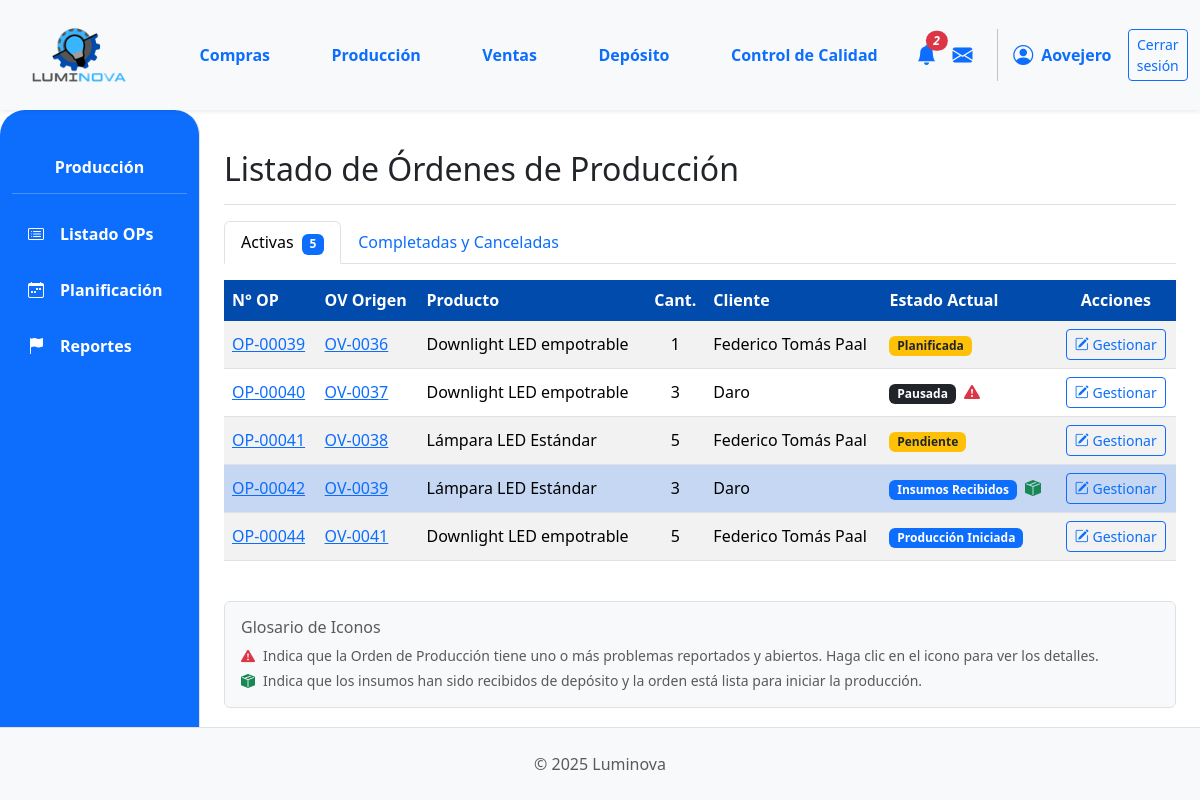
Screenshot of /produccion/ (signed in) with the database file from the repository.
### App_LUMINOVA/models.py (models this page shows, shortened)
class OrdenProduccion(models.Model):
    numero_op = models.CharField(
        max_length=20, unique=True, verbose_name="N° Orden de Producción"
    )
    orden_venta_origen = models.ForeignKey(
        OrdenVenta,
        on_delete=models.SET_NULL,
        null=True,
        blank=True,
        related_name="ops_generadas",
    )
    producto_a_producir = models.ForeignKey(
        ProductoTerminado, on_delete=models.PROTECT, related_name="ordenes_produccion"
    )
    cantidad_a_producir = models.PositiveIntegerField()
    estado_op = models.ForeignKey(
        EstadoOrden,
        on_delete=models.SET_NULL,
        null=True,
        blank=True,
        related_name="ops_estado",
    )
    fecha_solicitud = models.DateTimeField(default=timezone.now)
    fecha_inicio_real = models.DateTimeField(null=True, blank=True)
    fecha_inicio_planificada = models.DateField(
        null=True, blank=True
    )
    fecha_fin_real = models.DateTimeField(null=True, blank=True)
    fecha_fin_planificada = models.DateField(null=True, blank=True)
    sector_asignado_op = models.ForeignKey(
        SectorAsignado,
        on_delete=models.SET_NULL,
        null=True,
        blank=True,
        related_name="ops_sector",
    )
    notas = models.TextField(null=True, blank=True, verbose_name="Notas")
    def get_estado_op_display(self):
        if self.estado_op:
            return self.estado_op.nombre
        return "Sin Estado Asignado"

class OrdenVenta(models.Model):
    ESTADO_CHOICES = [
        ("PENDIENTE", "Pendiente Confirmación"),
        ("CONFIRMADA", "Confirmada (Esperando Producción)"),
        ("INSUMOS_SOLICITADOS", "Insumos Solicitados"),
        ("PRODUCCION_INICIADA", "Producción Iniciada"),
        ("PRODUCCION_CON_PROBLEMAS", "Producción con Problemas"),
        ("LISTA_ENTREGA", "Lista para Entrega"),
        ("COMPLETADA", "Completada/Entregada"),
        ("CANCELADA", "Cancelada"),
    ]
    numero_ov = models.CharField(
        max_length=20, unique=True, verbose_name="N° Orden de Venta"
    )
    cliente = models.ForeignKey(
        Cliente, on_delete=models.PROTECT, related_name="ordenes_venta"
    )
    fecha_creacion = models.DateTimeField(default=timezone.now)
    estado = models.CharField(
        max_length=50, choices=ESTADO_CHOICES, default="PENDIENTE"
    )
    total_ov = models.DecimalField(
        max_digits=12, decimal_places=2, default=0.00, verbose_name="Total OV"
    )
    notas = models.TextField(blank=True, null=True)

class ProductoTerminado(models.Model):
    descripcion = models.CharField(max_length=255)  # Aumentado max_length
    categoria = models.ForeignKey(
        CategoriaProductoTerminado,
        on_delete=models.PROTECT,
        related_name="productos_terminados",
    )
    precio_unitario = models.DecimalField(max_digits=10, decimal_places=2, default=0.00)
    stock = models.IntegerField(default=0)
    modelo = models.CharField(max_length=50, blank=True, null=True)
    potencia = models.IntegerField(blank=True, null=True)
    acabado = models.CharField(max_length=50, blank=True, null=True)
    color_luz = models.CharField(max_length=50, blank=True, null=True)
    material = models.CharField(max_length=50, blank=True, null=True)
    imagen = models.ImageField(null=True, blank=True, upload_to="productos_terminados/")

class Cliente(models.Model):
    nombre = models.CharField(max_length=150, unique=True)
    direccion = models.TextField(blank=True)
    telefono = models.CharField(max_length=25, blank=True)
    email = models.EmailField(unique=True, null=True, blank=True)

class EstadoOrden(
    models.Model
):
    nombre = models.CharField(
        max_length=50, unique=True
    )

### App_LUMINOVA/views.py (the view)
# urls.py: path('produccion/', produccion_lista_op_view, name='produccion_principal'),
@login_required
def produccion_lista_op_view(request):
    ESTADOS_FINALIZADOS = ["Completada", "Cancelada"]
    base_query = OrdenProduccion.objects.select_related(
        'producto_a_producir__categoria',
        'orden_venta_origen__cliente',
        'estado_op',
        'sector_asignado_op'
    ).prefetch_related(
        Prefetch(
            'reportes_incidencia',
            queryset=Reportes.objects.filter(resuelto=False).select_related('reportado_por', 'sector_reporta'),
            to_attr='reportes_abiertos' # El resultado se guardará en op.reportes_abiertos
        )
    )
    ops_activas = base_query.exclude(
        estado_op__nombre__in=ESTADOS_FINALIZADOS
    ).order_by('fecha_solicitud')
    ops_finalizadas = base_query.filter(
        estado_op__nombre__in=ESTADOS_FINALIZADOS
    ).order_by('-fecha_solicitud')
    context = {
        'ops_activas_list': ops_activas,
        'ops_finalizadas_list': ops_finalizadas,
        'titulo_seccion': 'Listado de Órdenes de Producción',
    }
    return render(request, 'produccion/produccion_lista_op.html', context)

### App_LUMINOVA/context_processors.py (called while the page is built)
def notificaciones_context(request):
    if not request.user.is_authenticated:
        return {}
    ops_con_problemas_count = Reportes.objects.filter(
        resuelto=False,
        orden_produccion_asociada__isnull=False
    ).values('orden_produccion_asociada_id').distinct().count()
    solicitudes_insumos_count = OrdenProduccion.objects.filter(
        estado_op__nombre__iexact='Insumos Solicitados'
    ).count()
    ocs_para_aprobar_count = Orden.objects.filter(
        tipo='compra',
        estado='BORRADOR'
    ).count()
    total_notificaciones = ops_con_problemas_count + solicitudes_insumos_count + ocs_para_aprobar_count
    return {
        'ops_con_problemas_count': ops_con_problemas_count,
        'solicitudes_insumos_count': solicitudes_insumos_count,
        'ocs_para_aprobar_count': ocs_para_aprobar_count,
        'total_notificaciones': total_notificaciones,
    }

### App_LUMINOVA/templates/produccion/produccion_lista_op.html (shortened to what this page needs)
{% extends 'padre.html' %}
{% load static %}
{% load django_bootstrap5 %}
{% block sidebar_content %}
    {% include 'produccion/produccion_sidebar.html' %}
{% endblock %}
{% block content %}
<div class="d-flex justify-content-between flex-wrap flex-md-nowrap align-items-center pt-3 pb-2 mb-3 border-bottom">
    <h1 class="h2">{{ titulo_seccion }}</h1>
</div>
<ul class="nav nav-tabs" id="opTab" role="tablist">
  <li class="nav-item" role="presentation">
    <button class="nav-link active" id="activas-tab" data-bs-toggle="tab" data-bs-target="#activas-tab-pane" type="button" role="tab">
      Activas <span class="badge bg-primary ms-1">{{ ops_activas_list|length }}</span>
    </button>
  </li>
  <li class="nav-item" role="presentation">
    <button class="nav-link" id="finalizadas-tab" data-bs-toggle="tab" data-bs-target="#finalizadas-tab-pane" type="button" role="tab">
      Completadas y Canceladas
    </button>
  </li>
</ul>
<div class="tab-content" id="opTabContent">
  <div class="tab-pane fade show active" id="activas-tab-pane" role="tabpanel">
    <div class="table-responsive mt-3">
        <table class="table table-striped table-hover align-middle">
            <thead class="color-thead">
                <tr>
                    <th style="background-color: #014BAC; color: white;">N° OP</th>
                    <th style="background-color: #014BAC; color: white;">OV Origen</th>
                    <th style="background-color: #014BAC; color: white;">Producto</th>
                    <th class="text-center" style="background-color: #014BAC; color: white;">Cant.</th>
                    <th style="background-color: #014BAC; color: white;">Cliente</th>
                    <th style="background-color: #014BAC; color: white;">Estado Actual</th>
                    <th class="text-center" style="background-color: #014BAC; color: white;">Acciones</th>
                </tr>
            </thead>
            <tbody>
                {% for op in ops_activas_list %}
                <tr class="{% if op.estado_op.nombre|lower == 'insumos recibidos' %}table-info-light{% endif %}">
                    <td><a href="{% url 'App_LUMINOVA:produccion_detalle_op' op.id %}">{{ op.numero_op }}</a></td>
                    <td>{% if op.orden_venta_origen %}<a href="{% url 'App_LUMINOVA:ventas_detalle_ov' op.orden_venta_origen.id %}">{{ op.orden_venta_origen.numero_ov }}</a>{% else %}N/A{% endif %}</td>
                    <td>{{ op.producto_a_producir.descripcion|truncatechars:30 }}</td>
                    <td class="text-center">{{ op.cantidad_a_producir }}</td>
                    <td>{{ op.orden_venta_origen.cliente.nombre|default_if_none:"N/A" }}</td>
                    <td>
                        <span class="badge {% if op.estado_op.nombre|lower == 'pausada' %}bg-dark{% elif op.estado_op.nombre|lower == 'producción con problemas' %}bg-danger{% elif op.estado_op.nombre|lower == 'pendiente' or op.estado_op.nombre|lower == 'planificada' %}bg-warning text-dark{% elif op.estado_op.nombre|lower == 'insumos solicitados' %}bg-info text-dark{% else %}bg-primary{% endif %}">{{ op.get_estado_op_display }}</span>
                        {% if op.reportes_abiertos %}
                            <a href="#" data-bs-toggle="modal" data-bs-target="#modalReportesOP{{ op.id }}" class="ms-1" title="Ver reportes de problemas para OP {{ op.numero_op }}"><i class="bi bi-exclamation-triangle-fill text-danger"></i></a>
                        {% elif op.estado_op and op.estado_op.nombre|lower == 'insumos recibidos' %}
                            <i class="bi bi-box-seam-fill text-success ms-1" title="Insumos Recibidos. Lista para iniciar producción."></i>
                        {% endif %}
                    </td>
                    <td class="text-center"><a href="{% url 'App_LUMINOVA:produccion_detalle_op' op.id %}" class="btn btn-sm btn-outline-primary"><i class="bi bi-pencil-square"></i> Gestionar</a></td>
                </tr>
                {% empty %}
                <tr><td colspan="7" class="text-center p-4"><i class="bi bi-check-circle-fill text-success me-2"></i>No hay órdenes de producción activas.</td></tr>
                {% endfor %}
            </tbody>
        </table>
    </div>
  </div>
</div>
<div class="mt-4 p-3 bg-light border rounded small text-muted">
    <h6 class="mb-2">Glosario de Iconos</h6>
    <div class="d-flex align-items-center mb-1">
        <i class="bi bi-exclamation-triangle-fill text-danger me-2"></i>
        <span>Indica que la Orden de Producción tiene uno o más problemas reportados y abiertos. Haga clic en el icono para ver los detalles.</span>
    </div>
    <div class="d-flex align-items-center">
        <i class="bi bi-box-seam-fill text-success me-2"></i>
        <span>Indica que los insumos han sido recibidos de depósito y la orden está lista para iniciar la producción.</span>
    </div>
</div>
{% endblock %}

### App_LUMINOVA/templates/shared/header.html (shortened to what this page needs)
{% load static %}
<header>
    <nav class="navbar navbar-expand-lg navbar-light bg-light shadow-sm p-0">
        <div class="container-fluid d-flex align-items-center">
            <div class="col-md-3 col-lg-1">
                <a class="navbar-brand d-flex align-items-center ms-3" href="{% url 'App_LUMINOVA:dashboard' %}">
                    <img src="{% static 'img/logo.png' %}" alt="Luminova Logo" height="100" width="100" class="d-inline-block align-text-top me-2">
                </a>
            </div>
            <div class="collapse navbar-collapse" id="navbarContent" style="padding-left: 5%;">
                <ul class="navbar-nav mb-2 mb-lg-0 d-flex justify-content-around w-100">
                    <li class="nav-item"><a class="nav-link text-primary fw-bold" href="{% url 'App_LUMINOVA:compras_lista_oc' %} ">Compras</a></li>
                    <li class="nav-item"><a class="nav-link text-primary fw-bold" href="{% url 'App_LUMINOVA:produccion_principal' %}">Producción</a></li>
                    <li class="nav-item"><a class="nav-link text-primary fw-bold" href="{% url 'App_LUMINOVA:ventas_lista_ov' %}">Ventas</a></li>
                    <li class="nav-item"><a class="nav-link text-primary fw-bold" href="{% url 'App_LUMINOVA:deposito_view' %}">Depósito</a></li>
                    <li class="nav-item"><a class="nav-link text-primary fw-bold" href="{% url 'App_LUMINOVA:control_calidad_view' %}">Control de Calidad</a></li>
                </ul>
                <div class="navbar-nav ms-auto d-flex flex-row align-items-center">
                    {% if user.is_authenticated %}
                        <div class="nav-item dropdown">
                            <a class="nav-link px-2" href="#" role="button" data-bs-toggle="dropdown" aria-expanded="false" title="Notificaciones">
                                <i class="bi bi-bell-fill fs-5 position-relative text-primary">
                                    {% if total_notificaciones > 0 %}
                                    <span class="position-absolute top-0 start-100 translate-middle badge rounded-pill bg-danger" style="font-size: 0.6em;">{{ total_notificaciones }}</span>
                                    {% endif %}
                                </i>
                            </a>
                        </div>
                        <div class="nav-item">
                             <a class="nav-link px-2" href="#" title="Mensajes"><i class="bi bi-envelope-fill fs-5 text-primary"></i></a>
                        </div>
                        <div class="nav-item d-flex align-items-center">
                             <i class="bi bi-person-circle fs-5 text-primary"></i>
                             <span class="ms-2 fw-bold text-primary">{{ user.first_name|default:user.username|capfirst }}</span>
                        </div>
                        <div class="nav-item ms-3">
                            <a class="btn btn-outline-primary btn-sm" href="{% url 'App_LUMINOVA:logout' %}">Cerrar sesión</a>
                        </div>
                    {% endif %}
                </div>
            </div>
        </div>
    </nav>
</header>

### App_LUMINOVA/static/css/custom.css (style rules this page uses)
html, body { height: 100%; margin: 0; }
body { display: flex; flex-direction: column; min-height: 100vh; }
.table > thead.color-thead { --bs-table-color: white; background-color: #014BAC !important; color: white !important; border-color: #014BAC !important; }
.table > thead.color-thead > tr > th { color: inherit !important; vertical-align: middle !important; }

### App_LUMINOVA/templates/produccion/produccion_lista_op.html (style rules this page uses)
.table-info-light { --bs-table-bg: #cfe2ff; --bs-table-accent-bg: #c5d7f2; --bs-table-striped-bg: #c5d7f2; }

### rows the page displays
OrdenProduccion: numero_op "OP-00039", orden_venta_origen.numero_ov "OV-0036", producto_a_producir.descripcion "Downlight LED empotrable", cantidad_a_producir "1", orden_venta_origen.cliente.nombre "Federico Tomás Paal", estado_op "Planificada"
OrdenProduccion: numero_op "OP-00040", orden_venta_origen.numero_ov "OV-0037", producto_a_producir.descripcion "Downlight LED empotrable", cantidad_a_producir "3", orden_venta_origen.cliente.nombre "Daro", estado_op "Pausada"
OrdenProduccion: numero_op "OP-00041", orden_venta_origen.numero_ov "OV-0038", producto_a_producir.descripcion "Lámpara LED Estándar", cantidad_a_producir "5", orden_venta_origen.cliente.nombre "Federico Tomás Paal", estado_op "Pendiente"
OrdenProduccion: numero_op "OP-00042", orden_venta_origen.numero_ov "OV-0039", producto_a_producir.descripcion "Lámpara LED Estándar", cantidad_a_producir "3", orden_venta_origen.cliente.nombre "Daro", estado_op "Insumos Recibidos"
OrdenProduccion: numero_op "OP-00044", orden_venta_origen.numero_ov "OV-0041", producto_a_producir.descripcion "Downlight LED empotrable", cantidad_a_producir "5", orden_venta_origen.cliente.nombre "Federico Tomás Paal", estado_op "Producción Iniciada"

### other values shown
{{ total_notificaciones }} "2"
{{ user.first_name|default:user.username|capfirst }} "Aovejero"
{{ titulo_seccion }} "Listado de Órdenes de Producción"
{{ ops_activas_list|length }} "5"
